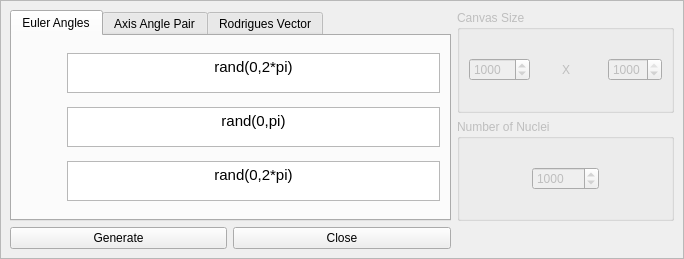
<?xml version="1.0" encoding="UTF-8"?>
<ui version="4.0">
 <class>SheetTexture</class>
 <widget class="QScrollArea" name="SheetTexture">
  <property name="windowModality">
   <enum>Qt::ApplicationModal</enum>
  </property>
  <property name="geometry">
   <rect>
    <x>0</x>
    <y>0</y>
    <width>684</width>
    <height>259</height>
   </rect>
  </property>
  <property name="windowTitle">
   <string>Sheet Texture Generator</string>
  </property>
  <property name="widgetResizable">
   <bool>true</bool>
  </property>
  <widget class="QWidget" name="scrollAreaWidgetContents">
   <property name="geometry">
    <rect>
     <x>0</x>
     <y>0</y>
     <width>682</width>
     <height>257</height>
    </rect>
   </property>
   <layout class="QGridLayout" name="gridLayout">
    <item row="0" column="0" rowspan="2" colspan="2">
     <widget class="QTabWidget" name="tabWidget_sheetTexture">
      <property name="enabled">
       <bool>true</bool>
      </property>
      <property name="tabPosition">
       <enum>QTabWidget::North</enum>
      </property>
      <property name="currentIndex">
       <number>0</number>
      </property>
      <widget class="QWidget" name="tab_21">
       <attribute name="title">
        <string>Euler Angles</string>
       </attribute>
       <layout class="QGridLayout" name="gridLayout_2">
        <item row="0" column="0">
         <widget class="QPushButton" name="pushButton_3">
          <property name="text">
           <string/>
          </property>
          <property name="icon">
           <iconset resource="resourceLIST.qrc">
            <normaloff>:/phi1rvector.png</normaloff>:/phi1rvector.png</iconset>
          </property>
          <property name="iconSize">
           <size>
            <width>120</width>
            <height>30</height>
           </size>
          </property>
          <property name="flat">
           <bool>true</bool>
          </property>
         </widget>
        </item>
        <item row="0" column="1">
         <widget class="QTextEdit" name="textEdit">
          <property name="maximumSize">
           <size>
            <width>16777215</width>
            <height>40</height>
           </size>
          </property>
          <property name="html">
           <string>&lt;!DOCTYPE HTML PUBLIC &quot;-//W3C//DTD HTML 4.0//EN&quot; &quot;http://www.w3.org/TR/REC-html40/strict.dtd&quot;&gt;
&lt;html&gt;&lt;head&gt;&lt;meta name=&quot;qrichtext&quot; content=&quot;1&quot; /&gt;&lt;style type=&quot;text/css&quot;&gt;
p, li { white-space: pre-wrap; }
&lt;/style&gt;&lt;/head&gt;&lt;body style=&quot; font-family:'Ubuntu'; font-size:11pt; font-weight:400; font-style:normal;&quot;&gt;
&lt;p align=&quot;center&quot; style=&quot; margin-top:0px; margin-bottom:0px; margin-left:0px; margin-right:0px; -qt-block-indent:0; text-indent:0px;&quot;&gt;rand(0,2*pi)&lt;/p&gt;&lt;/body&gt;&lt;/html&gt;</string>
          </property>
         </widget>
        </item>
        <item row="1" column="0">
         <widget class="QPushButton" name="pushButton_4">
          <property name="text">
           <string/>
          </property>
          <property name="icon">
           <iconset resource="resourceLIST.qrc">
            <normaloff>:/phirvector.png</normaloff>:/phirvector.png</iconset>
          </property>
          <property name="iconSize">
           <size>
            <width>120</width>
            <height>30</height>
           </size>
          </property>
          <property name="flat">
           <bool>true</bool>
          </property>
         </widget>
        </item>
        <item row="1" column="1">
         <widget class="QTextEdit" name="textEdit_2">
          <property name="maximumSize">
           <size>
            <width>16777215</width>
            <height>40</height>
           </size>
          </property>
          <property name="html">
           <string>&lt;!DOCTYPE HTML PUBLIC &quot;-//W3C//DTD HTML 4.0//EN&quot; &quot;http://www.w3.org/TR/REC-html40/strict.dtd&quot;&gt;
&lt;html&gt;&lt;head&gt;&lt;meta name=&quot;qrichtext&quot; content=&quot;1&quot; /&gt;&lt;style type=&quot;text/css&quot;&gt;
p, li { white-space: pre-wrap; }
&lt;/style&gt;&lt;/head&gt;&lt;body style=&quot; font-family:'Ubuntu'; font-size:11pt; font-weight:400; font-style:normal;&quot;&gt;
&lt;p align=&quot;center&quot; style=&quot; margin-top:0px; margin-bottom:0px; margin-left:0px; margin-right:0px; -qt-block-indent:0; text-indent:0px;&quot;&gt;rand(0,pi)&lt;/p&gt;&lt;/body&gt;&lt;/html&gt;</string>
          </property>
         </widget>
        </item>
        <item row="2" column="0">
         <widget class="QPushButton" name="pushButton_5">
          <property name="text">
           <string/>
          </property>
          <property name="icon">
           <iconset resource="resourceLIST.qrc">
            <normaloff>:/phi2rvector.png</normaloff>:/phi2rvector.png</iconset>
          </property>
          <property name="iconSize">
           <size>
            <width>120</width>
            <height>30</height>
           </size>
          </property>
          <property name="flat">
           <bool>true</bool>
          </property>
         </widget>
        </item>
        <item row="2" column="1">
         <widget class="QTextEdit" name="textEdit_3">
          <property name="maximumSize">
           <size>
            <width>16777215</width>
            <height>40</height>
           </size>
          </property>
          <property name="html">
           <string>&lt;!DOCTYPE HTML PUBLIC &quot;-//W3C//DTD HTML 4.0//EN&quot; &quot;http://www.w3.org/TR/REC-html40/strict.dtd&quot;&gt;
&lt;html&gt;&lt;head&gt;&lt;meta name=&quot;qrichtext&quot; content=&quot;1&quot; /&gt;&lt;style type=&quot;text/css&quot;&gt;
p, li { white-space: pre-wrap; }
&lt;/style&gt;&lt;/head&gt;&lt;body style=&quot; font-family:'Ubuntu'; font-size:11pt; font-weight:400; font-style:normal;&quot;&gt;
&lt;p align=&quot;center&quot; style=&quot; margin-top:0px; margin-bottom:0px; margin-left:0px; margin-right:0px; -qt-block-indent:0; text-indent:0px;&quot;&gt;rand(0,2*pi)&lt;/p&gt;&lt;/body&gt;&lt;/html&gt;</string>
          </property>
         </widget>
        </item>
       </layout>
      </widget>
      <widget class="QWidget" name="tab_22">
       <attribute name="title">
        <string>Axis Angle Pair</string>
       </attribute>
       <layout class="QGridLayout" name="gridLayout_3">
        <item row="0" column="0">
         <widget class="QPushButton" name="pushButton_6">
          <property name="text">
           <string/>
          </property>
          <property name="icon">
           <iconset resource="resourceLIST.qrc">
            <normaloff>:/ncaptheta.png</normaloff>:/ncaptheta.png</iconset>
          </property>
          <property name="iconSize">
           <size>
            <width>120</width>
            <height>30</height>
           </size>
          </property>
          <property name="flat">
           <bool>true</bool>
          </property>
         </widget>
        </item>
        <item row="0" column="1">
         <widget class="QTextEdit" name="textEdit_4">
          <property name="maximumSize">
           <size>
            <width>16777215</width>
            <height>40</height>
           </size>
          </property>
          <property name="html">
           <string>&lt;!DOCTYPE HTML PUBLIC &quot;-//W3C//DTD HTML 4.0//EN&quot; &quot;http://www.w3.org/TR/REC-html40/strict.dtd&quot;&gt;
&lt;html&gt;&lt;head&gt;&lt;meta name=&quot;qrichtext&quot; content=&quot;1&quot; /&gt;&lt;style type=&quot;text/css&quot;&gt;
p, li { white-space: pre-wrap; }
&lt;/style&gt;&lt;/head&gt;&lt;body style=&quot; font-family:'Ubuntu'; font-size:11pt; font-weight:400; font-style:normal;&quot;&gt;
&lt;p align=&quot;center&quot; style=&quot; margin-top:0px; margin-bottom:0px; margin-left:0px; margin-right:0px; -qt-block-indent:0; text-indent:0px;&quot;&gt;rand(0,pi)&lt;/p&gt;&lt;/body&gt;&lt;/html&gt;</string>
          </property>
         </widget>
        </item>
        <item row="1" column="1" rowspan="3">
         <widget class="QTextEdit" name="textEdit_6">
          <property name="maximumSize">
           <size>
            <width>16777215</width>
            <height>40</height>
           </size>
          </property>
          <property name="html">
           <string>&lt;!DOCTYPE HTML PUBLIC &quot;-//W3C//DTD HTML 4.0//EN&quot; &quot;http://www.w3.org/TR/REC-html40/strict.dtd&quot;&gt;
&lt;html&gt;&lt;head&gt;&lt;meta name=&quot;qrichtext&quot; content=&quot;1&quot; /&gt;&lt;style type=&quot;text/css&quot;&gt;
p, li { white-space: pre-wrap; }
&lt;/style&gt;&lt;/head&gt;&lt;body style=&quot; font-family:'Ubuntu'; font-size:11pt; font-weight:400; font-style:normal;&quot;&gt;
&lt;p align=&quot;center&quot; style=&quot; margin-top:0px; margin-bottom:0px; margin-left:0px; margin-right:0px; -qt-block-indent:0; text-indent:0px;&quot;&gt;rand(0,2*pi)&lt;/p&gt;&lt;/body&gt;&lt;/html&gt;</string>
          </property>
         </widget>
        </item>
        <item row="3" column="0" rowspan="2">
         <widget class="QPushButton" name="pushButton_7">
          <property name="text">
           <string/>
          </property>
          <property name="icon">
           <iconset resource="resourceLIST.qrc">
            <normaloff>:/gammarvector.png</normaloff>:/gammarvector.png</iconset>
          </property>
          <property name="iconSize">
           <size>
            <width>120</width>
            <height>30</height>
           </size>
          </property>
          <property name="flat">
           <bool>true</bool>
          </property>
         </widget>
        </item>
        <item row="4" column="1">
         <widget class="QTextEdit" name="textEdit_5">
          <property name="maximumSize">
           <size>
            <width>16777215</width>
            <height>40</height>
           </size>
          </property>
          <property name="html">
           <string>&lt;!DOCTYPE HTML PUBLIC &quot;-//W3C//DTD HTML 4.0//EN&quot; &quot;http://www.w3.org/TR/REC-html40/strict.dtd&quot;&gt;
&lt;html&gt;&lt;head&gt;&lt;meta name=&quot;qrichtext&quot; content=&quot;1&quot; /&gt;&lt;style type=&quot;text/css&quot;&gt;
p, li { white-space: pre-wrap; }
&lt;/style&gt;&lt;/head&gt;&lt;body style=&quot; font-family:'Ubuntu'; font-size:11pt; font-weight:400; font-style:normal;&quot;&gt;
&lt;p align=&quot;center&quot; style=&quot; margin-top:0px; margin-bottom:0px; margin-left:0px; margin-right:0px; -qt-block-indent:0; text-indent:0px;&quot;&gt;rand(0,pi)&lt;/p&gt;&lt;/body&gt;&lt;/html&gt;</string>
          </property>
         </widget>
        </item>
        <item row="2" column="0">
         <widget class="QPushButton" name="pushButton_8">
          <property name="text">
           <string/>
          </property>
          <property name="icon">
           <iconset resource="resourceLIST.qrc">
            <normaloff>:/ncapphi.png</normaloff>:/ncapphi.png</iconset>
          </property>
          <property name="iconSize">
           <size>
            <width>120</width>
            <height>30</height>
           </size>
          </property>
          <property name="flat">
           <bool>true</bool>
          </property>
         </widget>
        </item>
       </layout>
      </widget>
      <widget class="QWidget" name="tab_25">
       <attribute name="title">
        <string>Rodrigues Vector</string>
       </attribute>
       <layout class="QGridLayout" name="gridLayout_4">
        <item row="0" column="0">
         <widget class="QPushButton" name="pushButton_10">
          <property name="text">
           <string/>
          </property>
          <property name="icon">
           <iconset resource="resourceLIST.qrc">
            <normaloff>:/rvx.png</normaloff>:/rvx.png</iconset>
          </property>
          <property name="iconSize">
           <size>
            <width>120</width>
            <height>30</height>
           </size>
          </property>
          <property name="flat">
           <bool>true</bool>
          </property>
         </widget>
        </item>
        <item row="0" column="1">
         <widget class="QTextEdit" name="textEdit_8">
          <property name="maximumSize">
           <size>
            <width>16777215</width>
            <height>40</height>
           </size>
          </property>
          <property name="html">
           <string>&lt;!DOCTYPE HTML PUBLIC &quot;-//W3C//DTD HTML 4.0//EN&quot; &quot;http://www.w3.org/TR/REC-html40/strict.dtd&quot;&gt;
&lt;html&gt;&lt;head&gt;&lt;meta name=&quot;qrichtext&quot; content=&quot;1&quot; /&gt;&lt;style type=&quot;text/css&quot;&gt;
p, li { white-space: pre-wrap; }
&lt;/style&gt;&lt;/head&gt;&lt;body style=&quot; font-family:'Ubuntu'; font-size:11pt; font-weight:400; font-style:normal;&quot;&gt;
&lt;p align=&quot;center&quot; style=&quot; margin-top:0px; margin-bottom:0px; margin-left:0px; margin-right:0px; -qt-block-indent:0; text-indent:0px;&quot;&gt;rand(0,1)&lt;/p&gt;&lt;/body&gt;&lt;/html&gt;</string>
          </property>
         </widget>
        </item>
        <item row="1" column="0">
         <widget class="QPushButton" name="pushButton_11">
          <property name="text">
           <string/>
          </property>
          <property name="icon">
           <iconset resource="resourceLIST.qrc">
            <normaloff>:/rvy.png</normaloff>:/rvy.png</iconset>
          </property>
          <property name="iconSize">
           <size>
            <width>120</width>
            <height>30</height>
           </size>
          </property>
          <property name="flat">
           <bool>true</bool>
          </property>
         </widget>
        </item>
        <item row="1" column="1">
         <widget class="QTextEdit" name="textEdit_9">
          <property name="maximumSize">
           <size>
            <width>16777215</width>
            <height>40</height>
           </size>
          </property>
          <property name="html">
           <string>&lt;!DOCTYPE HTML PUBLIC &quot;-//W3C//DTD HTML 4.0//EN&quot; &quot;http://www.w3.org/TR/REC-html40/strict.dtd&quot;&gt;
&lt;html&gt;&lt;head&gt;&lt;meta name=&quot;qrichtext&quot; content=&quot;1&quot; /&gt;&lt;style type=&quot;text/css&quot;&gt;
p, li { white-space: pre-wrap; }
&lt;/style&gt;&lt;/head&gt;&lt;body style=&quot; font-family:'Ubuntu'; font-size:11pt; font-weight:400; font-style:normal;&quot;&gt;
&lt;p align=&quot;center&quot; style=&quot; margin-top:0px; margin-bottom:0px; margin-left:0px; margin-right:0px; -qt-block-indent:0; text-indent:0px;&quot;&gt;rand(0,1)&lt;/p&gt;&lt;/body&gt;&lt;/html&gt;</string>
          </property>
         </widget>
        </item>
        <item row="2" column="0">
         <widget class="QPushButton" name="pushButton_9">
          <property name="text">
           <string/>
          </property>
          <property name="icon">
           <iconset resource="resourceLIST.qrc">
            <normaloff>:/rvz.png</normaloff>:/rvz.png</iconset>
          </property>
          <property name="iconSize">
           <size>
            <width>120</width>
            <height>30</height>
           </size>
          </property>
          <property name="flat">
           <bool>true</bool>
          </property>
         </widget>
        </item>
        <item row="2" column="1">
         <widget class="QTextEdit" name="textEdit_7">
          <property name="maximumSize">
           <size>
            <width>16777215</width>
            <height>40</height>
           </size>
          </property>
          <property name="html">
           <string>&lt;!DOCTYPE HTML PUBLIC &quot;-//W3C//DTD HTML 4.0//EN&quot; &quot;http://www.w3.org/TR/REC-html40/strict.dtd&quot;&gt;
&lt;html&gt;&lt;head&gt;&lt;meta name=&quot;qrichtext&quot; content=&quot;1&quot; /&gt;&lt;style type=&quot;text/css&quot;&gt;
p, li { white-space: pre-wrap; }
&lt;/style&gt;&lt;/head&gt;&lt;body style=&quot; font-family:'Ubuntu'; font-size:11pt; font-weight:400; font-style:normal;&quot;&gt;
&lt;p align=&quot;center&quot; style=&quot; margin-top:0px; margin-bottom:0px; margin-left:0px; margin-right:0px; -qt-block-indent:0; text-indent:0px;&quot;&gt;rand(0,1)&lt;/p&gt;&lt;/body&gt;&lt;/html&gt;</string>
          </property>
         </widget>
        </item>
       </layout>
      </widget>
     </widget>
    </item>
    <item row="0" column="2">
     <widget class="QGroupBox" name="groupBox_pre">
      <property name="enabled">
       <bool>false</bool>
      </property>
      <property name="title">
       <string>Canvas Size</string>
      </property>
      <layout class="QGridLayout" name="gridLayout_5">
       <item row="0" column="0" alignment="Qt::AlignLeft">
        <widget class="QSpinBox" name="spinBox_m">
         <property name="minimum">
          <number>10</number>
         </property>
         <property name="maximum">
          <number>10000</number>
         </property>
         <property name="value">
          <number>1000</number>
         </property>
        </widget>
       </item>
       <item row="0" column="2" alignment="Qt::AlignRight">
        <widget class="QSpinBox" name="spinBox_n">
         <property name="minimum">
          <number>10</number>
         </property>
         <property name="maximum">
          <number>1000</number>
         </property>
         <property name="value">
          <number>1000</number>
         </property>
        </widget>
       </item>
       <item row="0" column="1" alignment="Qt::AlignHCenter">
        <widget class="QLabel" name="label">
         <property name="text">
          <string>X</string>
         </property>
        </widget>
       </item>
      </layout>
     </widget>
    </item>
    <item row="1" column="2">
     <widget class="QGroupBox" name="groupBox_post">
      <property name="enabled">
       <bool>false</bool>
      </property>
      <property name="title">
       <string>Number of Nuclei</string>
      </property>
      <layout class="QGridLayout" name="gridLayout_6">
       <item row="0" column="0" alignment="Qt::AlignHCenter">
        <widget class="QSpinBox" name="spinBox_p">
         <property name="maximum">
          <number>1000000000</number>
         </property>
         <property name="value">
          <number>1000</number>
         </property>
        </widget>
       </item>
      </layout>
     </widget>
    </item>
    <item row="2" column="0">
     <widget class="QPushButton" name="pushButton">
      <property name="text">
       <string>Generate</string>
      </property>
     </widget>
    </item>
    <item row="2" column="1">
     <widget class="QPushButton" name="pushButton_2">
      <property name="text">
       <string>Close</string>
      </property>
     </widget>
    </item>
   </layout>
  </widget>
 </widget>
 <resources>
  <include location="resourceLIST.qrc"/>
 </resources>
 <connections>
  <connection>
   <sender>pushButton_2</sender>
   <signal>clicked()</signal>
   <receiver>SheetTexture</receiver>
   <slot>close()</slot>
   <hints>
    <hint type="sourcelabel">
     <x>490</x>
     <y>552</y>
    </hint>
    <hint type="destinationlabel">
     <x>571</x>
     <y>551</y>
    </hint>
   </hints>
  </connection>
  <connection>
   <sender>pushButton</sender>
   <signal>clicked()</signal>
   <receiver>SheetTexture</receiver>
   <slot>TexGen()</slot>
   <hints>
    <hint type="sourcelabel">
     <x>167</x>
     <y>550</y>
    </hint>
    <hint type="destinationlabel">
     <x>74</x>
     <y>540</y>
    </hint>
   </hints>
  </connection>
 </connections>
 <slots>
  <slot>TexGen()</slot>
 </slots>
</ui>
